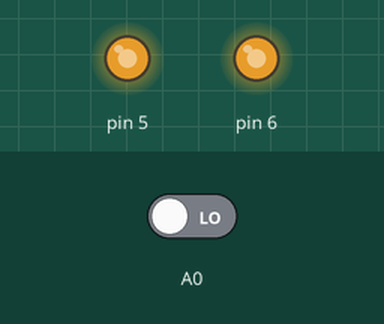
Recording of a sketch running on a simulated Arduino Uno, built with avr-gcc and run on an emulated ATmega328P. Parts: output pins drawn as LEDs (lit = HIGH). The inputs (shaded band) are chosen by the test bench; at power-on: A0 LOW.

Above: at 0.05 s.
At 3.5 s:
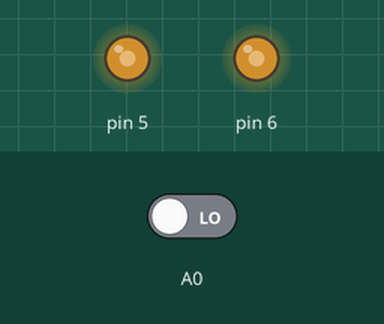
Timing chart, 0 to 8.1 s (numbered marks = the images above):
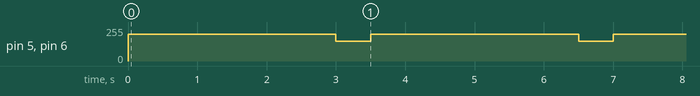

The sketch:

robot_autonomous.ino
```cpp
// Motor pins
int speed_motor1 = 6;
int speed_motor2 = 5;
int direction_motor1 = 7;
int direction_motor2 = 4;

// Sensor pin
int distance_sensor = A0;

void setup(void)
{
  // Start Serial
  Serial.begin(115200);

  // Go forward by default
  forward();
}

void loop() {

  // Measure distance
  int distance = measure_distance(distance_sensor);

  // If obstacle in front
  if (distance < 10) {

    // Go backward
    backward();
    delay(2000);

    // Turn around
    left();
    delay(500);

    // Go forward again
    forward();
  }

}

// Forward
int forward() {

  send_motor_command(speed_motor1,direction_motor1,200,1);
  send_motor_command(speed_motor2,direction_motor2,200,1);
  return 1;
}

// Backward
int backward() {

  send_motor_command(speed_motor1,direction_motor1,200,0);
  send_motor_command(speed_motor2,direction_motor2,200,0);
  return 1;
}

// Left
int left() {

  send_motor_command(speed_motor1,direction_motor1,150,0);
  send_motor_command(speed_motor2,direction_motor2,150,1);
  return 1;
}

// Right
int right() {

  send_motor_command(speed_motor1,direction_motor1,150,1);
  send_motor_command(speed_motor2,direction_motor2,150,0);
  return 1;
}

// Stop
int stop() {

  send_motor_command(speed_motor1,direction_motor1,0,1);
  send_motor_command(speed_motor2,direction_motor2,0,1);
  return 1;
}

// Function to command a given motor of the robot
void send_motor_command(int speed_pin, int direction_pin, int pwm, boolean dir)
{
  analogWrite(speed_pin,pwm); // Set PWM control, 0 for stop, and 255 for maximum speed
  digitalWrite(direction_pin,dir);
}

// Measure distance from the ultrasonic sensor
int measure_distance(int pin){

  unsigned int Distance=0;
  unsigned long DistanceMeasured=pulseIn(pin,LOW);

  if(DistanceMeasured==50000){              // the reading is invalid.
      Serial.print("Invalid");
   }
    else{
      Distance=DistanceMeasured/50;      // every 50us low level stands for 1cm
   }

  return Distance;
}
```

Measured:
- by itself, pin 5, pin 6: alternates 200/255 for 3.0 s and 150/255 for 0.50 s
